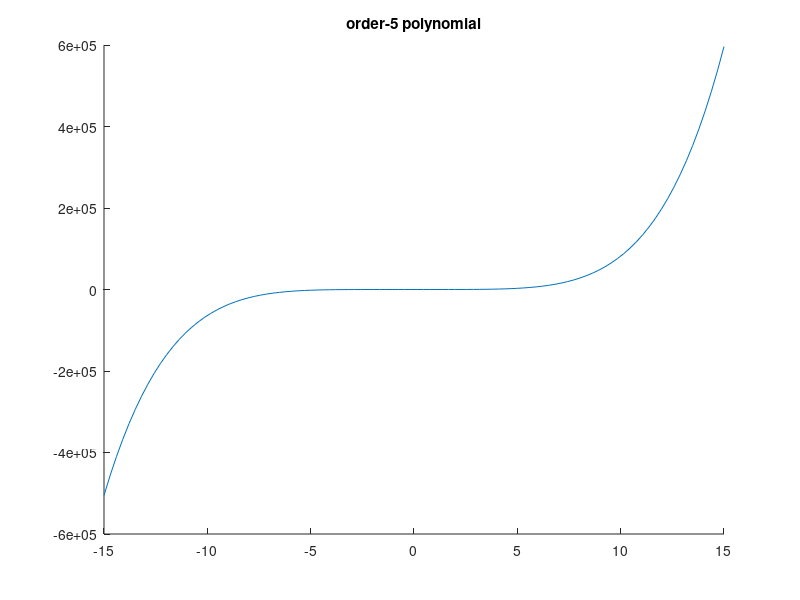
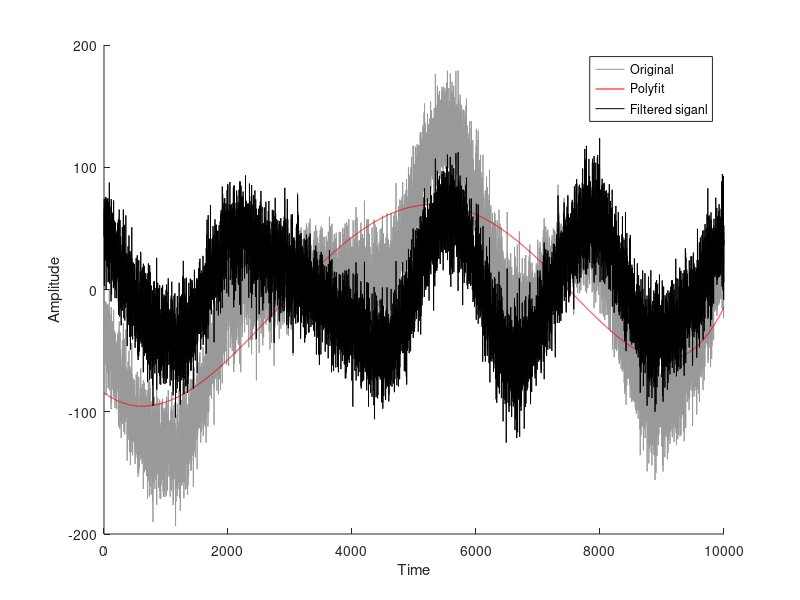
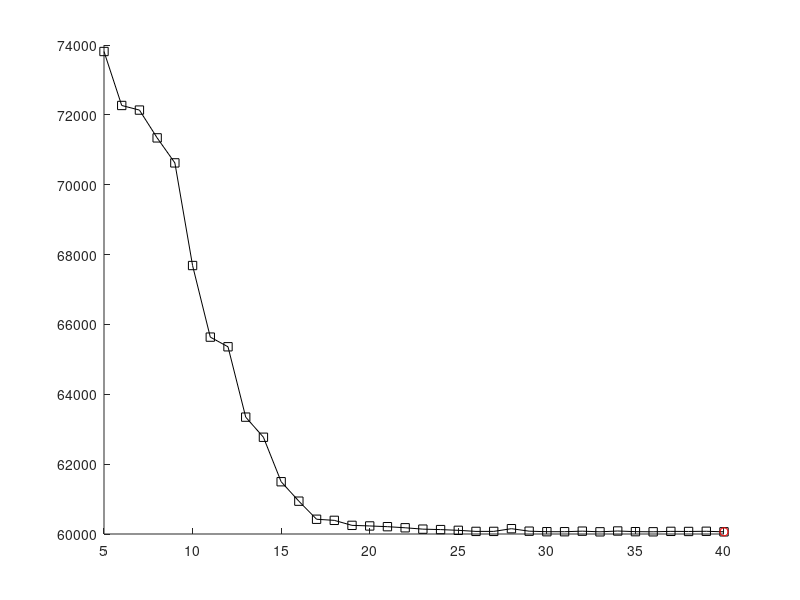
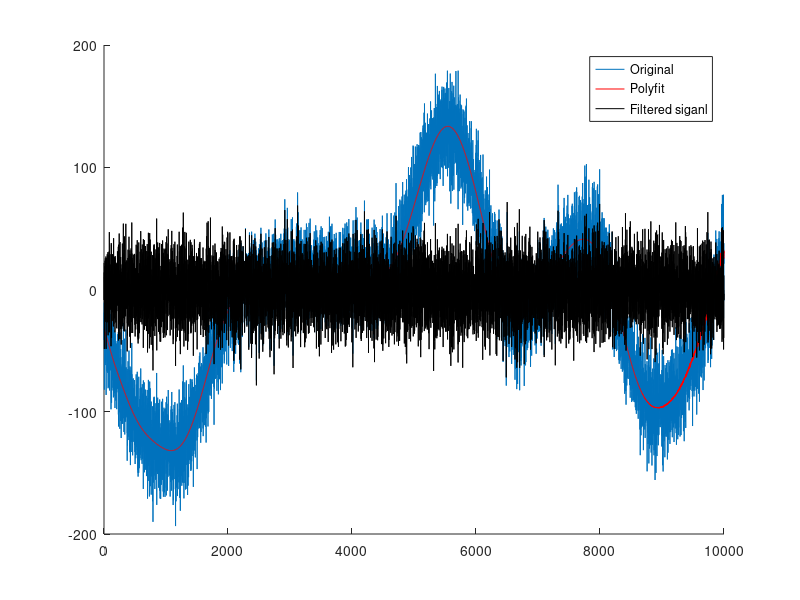

The MATLAB source for these figures, in order:
clear
%% polynomial intution

order = 5;

x = linspace(-15,15,100);
y = zeros(size(x));

for i = 1:order+1
    y = y + rand*x.^(i-1);
end

figure(1), clf
hold on 
plot(x,y)
title(['order-' num2str(order) ' polynomial'])

%% generate signal with slow polynomial artifact

n = 10000;
t = (1:n)';
k = 10; %number of poles for random amplitudes
slowdrift = interp1(100*randn(k,1), linspace(1,k,n),'pchip')';
signal = slowdrift + 20*randn(n,1);

figure(2), clf, hold on
h = plot(t,signal);
set(h,'color',[1 1 1]*.6)
xlabel('Time'),ylabel('Amplitude')

%% Fit a polynomial

% polynomial fit (returns coeffs)
p = polyfit(t,signal,5); %last arg is order of polynomial

% predicted data is evaluation of polynomial
yHat = polyval(p,t);

% compute residual (the cleaned signal)
residual = signal - yHat;

% now plot fit (the function that will be removed)
plot(t, yHat,'r')
plot(t,residual,'k')
legend({'Original';'Polyfit';'Filtered siganl'})

%% Bayes information criterion to find optimal order

% possible orders
orders = (5:40)';

% sum of squared errors (sse is reserved!)
ssel = zeros(length(orders), 1);

% loop through orders
for ri = 1:length(orders)

    %compute polynonmial 
    yHat = polyval(polyfit(t,signal,orders(ri)),t);

    %compute fit of model to data
    ssel(ri) = sum((yHat - signal).^2 )/n;
end

%bayes information criterion
bic = n*log(ssel) + order*log(n);

%best parameter has lowest bic
[bestP,idx] = min(bic);

%plot BIC
figure(3),clf,hold on
plot(orders,bic,'ks-')
plot(orders(idx),bestP,'ro')

%% Fit a optimal polynomial

% polynomial fit (returns coeffs)
pcoeff = polyfit(t,signal,orders(idx)); %last arg is order of polynomial

% predicted data is evaluation of polynomial
yHat = polyval(pcoeff,t);

% compute residual (the cleaned signal)
residual = signal - yHat;

% now plot fit (the function that will be removed)
figure(4),clf,hold on
plot(t,signal)
plot(t, yHat,'r')
plot(t,residual,'k')
legend({'Original';'Polyfit';'Filtered siganl'})
